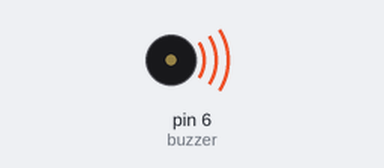
The sketch below on a simulated Arduino Uno, built with avr-gcc and run on an emulated ATmega328P. Parts: buzzer (waves = sounding).

Above: at 0.05 s.
At 5.1 s:
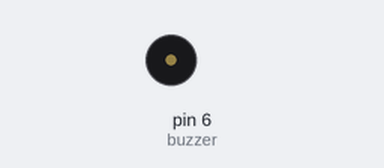
Timing chart, 0 to 13.1 s (numbered marks = the images above):
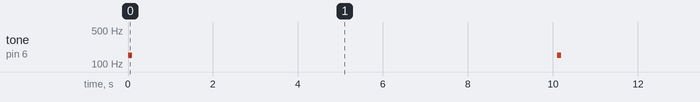

The sketch:

sound_test.ino
```cpp
/* Arduino tutorial - Buzzer / Piezo Speaker
   More info and circuit: http://www.ardumotive.com/how-to-use-a-buzzer-en.html
   Dev: Michalis Vasilakis // Date: 9/6/2015 // www.ardumotive.com */


const int buzzer = 6; //buzzer to arduino pin 9


void setup(){

  pinMode(buzzer, OUTPUT); // Set buzzer - pin 9 as an output

}

void loop(){

  tone(buzzer, 150); // Send 1KHz sound signal...
  delay(100);        // ...for 1 sec
  noTone(buzzer);     // Stop sound...
  delay(10000);        // ...for 1sec

}
```

Measured:
- by itself, tone on pin 6 (buzzer): alternates 150 Hz for 0.10 s and silent for 10.0 s
